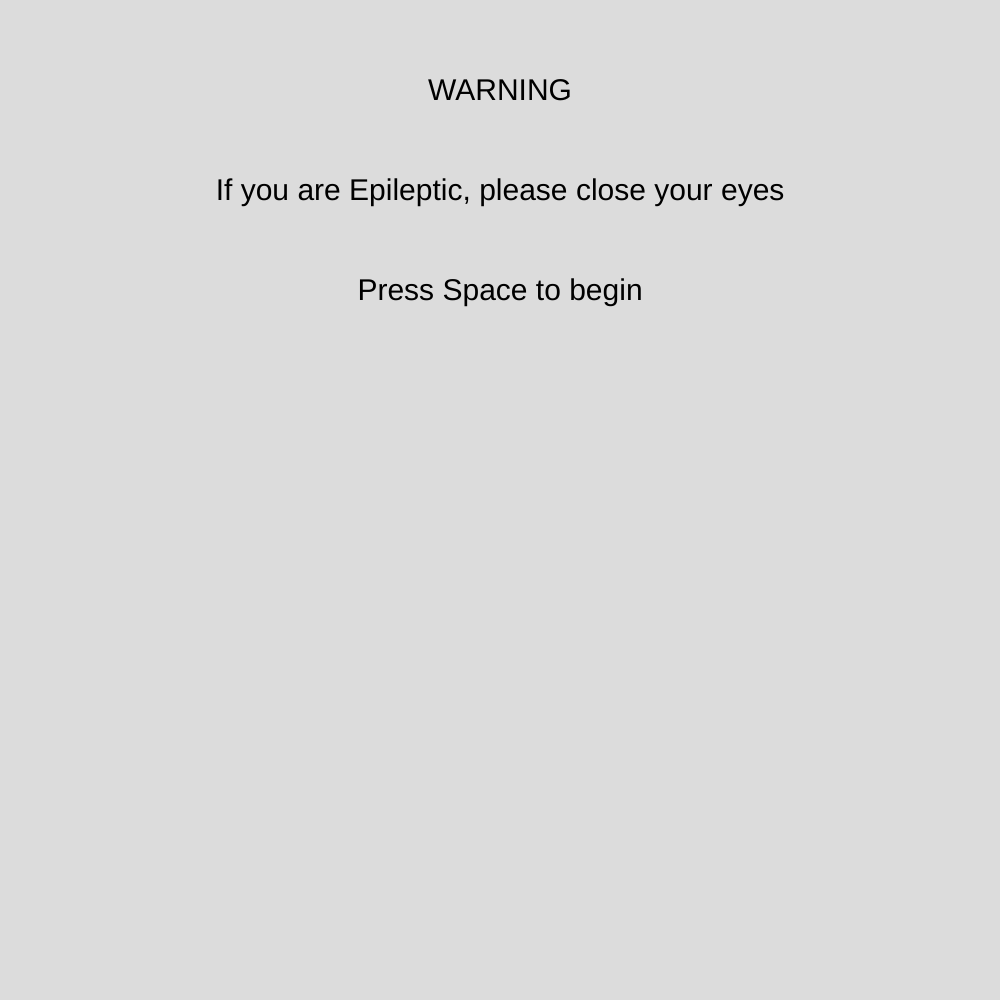
Frame 1 (no input)
Frame 60 (no input): identical to frame 1, image omitted
Frame 120 (the mouse pressed at the canvas centre since frame 60): identical to frame 1, image omitted

The p5.js sketch that drew this single still picture (run headless with seeded random() and noise() and a simulated clock; from frame 60 on, the mouse is pressed at the canvas centre):

// p5.js sketch
// ── sketch.js

let r = 0
let g = 0
let b = 0

function setup() {
  createCanvas(1000, 1000);
  textAlign(CENTER);
  textSize(30);
}



 function draw() {
  background(220);

  text('WARNING', width/2, height - 900);
  text('If you are Epileptic, please close your eyes', width/2, height - 800);
  text("Press Space to begin", width/2, height - 700);

  if( keyCode ==32 ){
for(let x = 0; x < width; x = x + random(0, 600)){
 for(let y = 0; y < height; y = y + random(0, 400)){
//left ear
fill(r, g, b);
triangle(y+25, y/4, y+25, y-100, x+75, x/2);
//L ear inside
fill(r +20, g+20, b+20);
triangle(y+50, y-225, y+75, x/2, x+75, x/2);

//right ear
fill(r, g, b);
triangle(x+175, y/4, x+175, x/2, x-50, x/2);
//R ear inside 
fill(r-20, g-20, b-20);
triangle(x+150, y-225, x+125, x/2, x-25, x/2);

//head
fill(r+100, g+100, b+100);
ellipse(x, y, y, y);

//left eye
fill(r+50, g+50, b+50);
ellipse(x-80, x/2, x/10, x/10 -10);
//L pupil
fill(r-25, g-150, b-200);
ellipse(x-80, x/2, y/40, y/10 +5);
//right eye
fill(r+200, b+200, g+200);
ellipse(x+75, x/2, x/10, x/10 - 10);
//R pupil
fill(r-200, b-200, g-200);
ellipse(x+75, x/2, y/40, y/10 +5);

//nose
line(x, y+20, x+20, y);
line(x, y+20, x-20, y);

//Whiskers 
line(x+25, y+5, x+100, y-20);
line(x+25, y+10, x+100, y+10);
line(x+25, y+15, x+100, y+40);
line(x-25, y+5, y+100, y-20);
line(x-25, y+10, y+100, y+10);
line(x-25, y+15, y+100, y+40);

//mouth
fill(r, g-125, b-125);
ellipse(x, y+75, y-250, x/10 -10);

//teeth
fill(r+255, g+255, b+255);
triangle(x-60, y+60, x-50, y+80, x-40, y+55);
triangle(x+40, y+55, x+50, y+80, x+60, y+60);
triangle(x-50, y+92, x-40, y+75, x-30, y+97);
triangle(x+30, y+97, x+40, y+75, x+50, y+92);

if(x < width/2 && y < height/2){
  r = random(0, 255);
  g = random(0, 255);
  b = random(0, 255);
}
 }
  }
   }
    }


  
